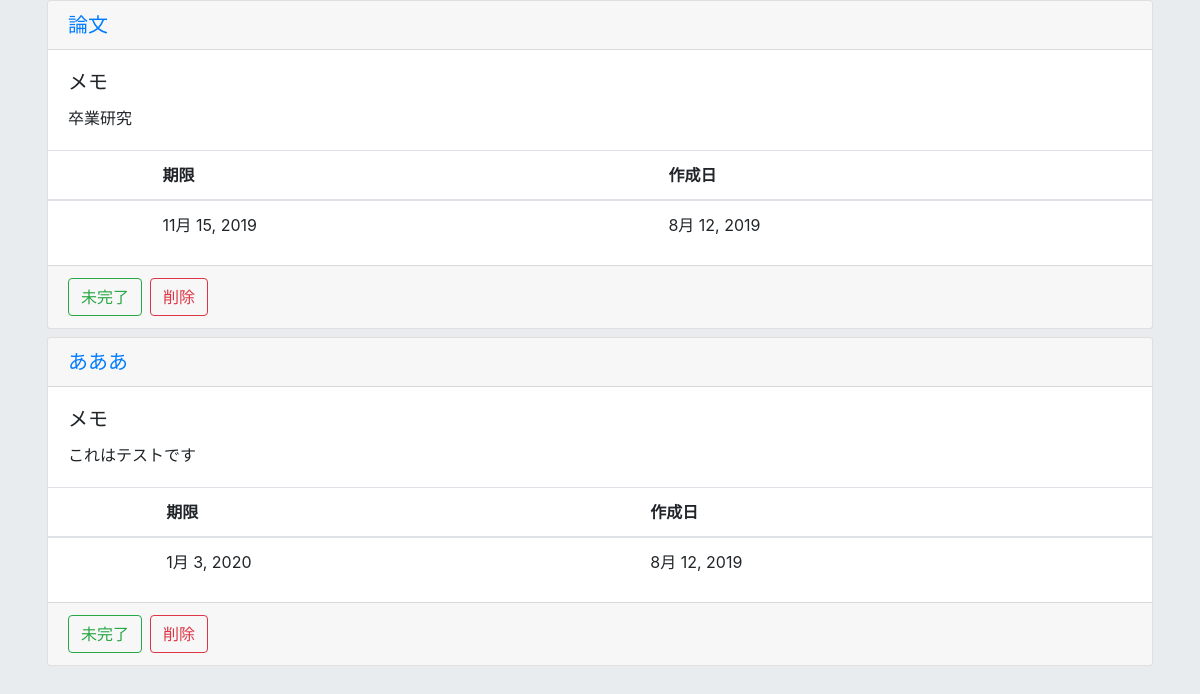
Before: /list/20 (lower part) with the older database file.
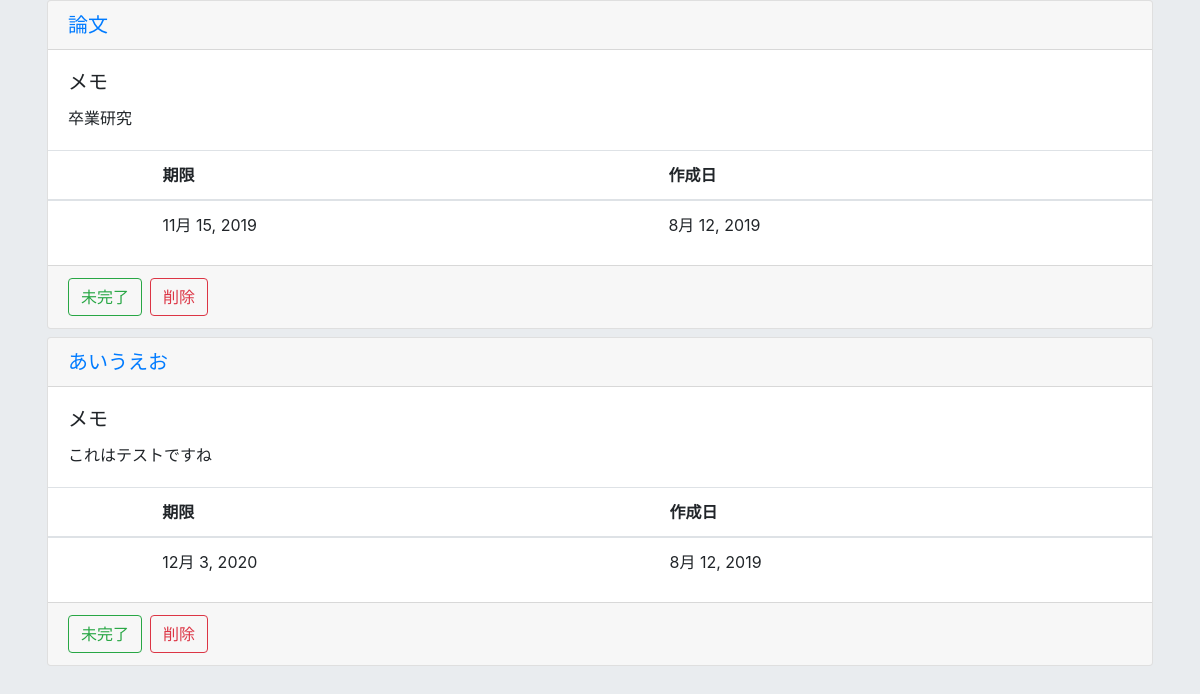
After: the same page with the newer database file.
### todo/models.py (models this page shows)
class Task(models.Model):
    title = models.CharField(max_length=200)
    text = models.TextField()
    create_date = models.DateField(default=timezone.now)
    deadline_date = models.DateField(blank=True, null=True)
    completed = models.BooleanField(default=False)
    list = models.ForeignKey(List, on_delete=models.CASCADE)

### todo/views.py (the view, shortened to what this page needs)
# urls.py: path('list/<int:list_id>', views.list, name="list"),
def list(request, list_id):
    listdata = List.objects.get(id=list_id)
    taskdata = Task.objects.filter(list=listdata)
    status = False  #Trueならば「新しいToDoが作成されました」の表示
    create_task = True
    form = TaskForm(request.POST or None)
    for t in taskdata:
        if 'status_' + str(t.id) in request.POST:
            if t.completed:
                t.completed = False
            elif not t.completed:
                t.completed = True
            t.save()
            break
        elif 'delete_' + str(t.id) in request.POST:
            t.delete()
            taskdata = Task.objects.filter(list=listdata)
            break
    sort_target = 'deadline_date'
    order_sort_target = 'deadline_date'
    sort = 'ascending'
    taskdata = Task.objects.filter(list=listdata).order_by(order_sort_target)#タスクの追加や削除、変更の反映の為にもう一度代入
    params = {
        'id': list_id,
        'listdata': listdata,
        'taskdata': taskdata,
        'form': form,
        'status': status,
        'sort_target': sort_target,
        'sort': sort,
    }
    return render(request, 'todo/list.html', params)

### todo/templates/todo/list.html (shortened to what this page needs)
{% extends "todo/base.html" %}
{% block content %}
<div class="jumbotron">
    <div class="container">
        {% if not taskdata %}
            <div class="alert alert-danger" role="alert">登録されたToDoはございません</div>
        {% else %}
            {% for i in taskdata %}
            <div class="card mb-2">
                <h5 class="card-header">
                    <a href="{% url 'todo:task' i.id%}">{{i.title}}</a>
                </h5>
                {% if i.text %}
                <div class="card-body">
                    <h5 class="card-title">メモ</h5>
                    {{i.text}}
                </div>
                {% endif %}
                <table class="table">
                    <thead>
                        <tr>
                            <th></th>
                            <th>期限</th>
                            <th>作成日</th>
                        </tr>
                    </thead>
                    <tbody>
                        <tr>
                            <th></th>
                            <td>{{i.deadline_date}}</td>
                            <td>{{i.create_date}}</td>
                        </tr>
                </table>
                <div class="card-footer">
                    <div class="container">
                        <div class="row">
                            <form method="post" class="mr-2">
                                <button class="btn btn-outline-success my-2 my-sm-0" type="submit" name="status_{{i.id}}">
                                    {% if i.completed %}
                                        完了
                                    {% else %}
                                        未完了
                                    {% endif %}
                                </button>
                            </form>
                            <button type="button" class="btn btn-outline-danger my-2 my-sm-0 " data-toggle="modal" data-target="#deleteModal_{{i.id}}">
                            削除
                            </button>
                        </div>
                    </div>
                </div>
            </div>
            {% endfor %}
        {% endif %}
    </div>
</div>
{% endblock %}

Changed rows visible on the page:
changed Task: title "あああ" → "あいうえお"; text "これはテストです" → "これはテストですね"; deadline_date "1月 3, 2020" → "12月 3, 2020"
